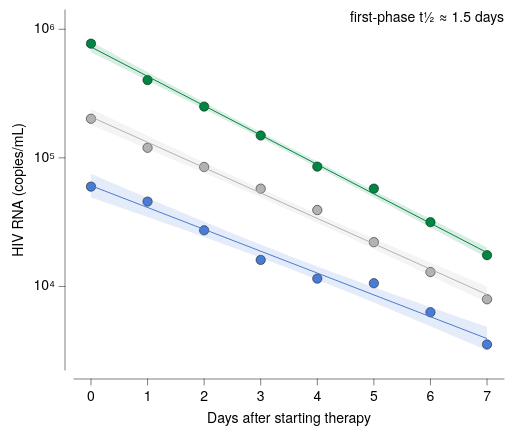

Write the Vega-Lite specification saved for this chart.
### Vega-Lite specification from a JSON file in a GitHub repository (floating-point values rounded to 4 significant figures)
{"background": null, "config": {"arc": {"fill": "#DBDBDB", "fillOpacity": 1.0, "innerRadius": 45.0, "padAngle": 0.03, "stroke": "black", "strokeOpacity": 1, "strokeWidth": 0.25}, "area": {"fill": "#DBDBDB", "fillOpacity": 1.0, "stroke": "black", "strokeOpacity": 1, "strokeWidth": 0.25}, "axis": {"domain": true, "domainCap": "round", "domainColor": "black", "domainWidth": 0.25, "grid": false, "gridCap": "round", "gridColor": "#F1F1F1", "gridDash": [0, 0], "gridOpacity": 1.0, "gridWidth": 0.25, "labelColor": "black", "labelFont": "Helvetica Neue, HelveticaNeue, Helvetica, Arial, sans-serif", "labelFontSize": 7, "labelFontStyle": "normal", "labelFontWeight": 400, "offset": 4.5, "ticks": true, "tickCap": "round", "tickColor": "black", "tickRound": false, "tickSize": 3, "tickWidth": 0.25, "titleColor": "black", "titleFont": "Helvetica Neue, HelveticaNeue, Helvetica, Arial, sans-serif", "titleFontSize": 7, "titleFontStyle": "normal", "titleFontWeight": 400}, "axisX": {"domain": true, "labelAlign": "center", "labelAngle": 0, "labels": true, "ticks": true, "translate": 0}, "axisY": {"domain": true, "labelAlign": "right", "labelAngle": 0, "labels": true, "ticks": true, "translate": 0}, "axisRight": {"domain": true, "labelAlign": "left", "labelAngle": 0, "labels": true, "ticks": true, "translate": 0}, "axisTop": {"domain": true, "labelAlign": "center", "labelAngle": 0, "labels": true, "ticks": true, "translate": 0}, "axisBand": {"tickOffset": 0}, "bar": {"fill": "#DBDBDB", "fillOpacity": 1.0, "stroke": "black", "strokeOpacity": 1, "strokeWidth": 0.25}, "boxplot": {"size": 16.2, "ticks": {"cornerRadius": 0.25, "fill": "black", "opacity": 1, "size": 8.1, "thickness": 0.25}, "box": {"fillOpacity": 1.0, "stroke": "black", "strokeOpacity": 1, "strokeWidth": 0.25}, "median": {"cornerRadius": 0, "fill": "black", "fillOpacity": 1.0, "opacity": 1, "size": 16.2, "thickness": 0.25}, "rule": {"fill": "black", "fillOpacity": 1.0, "size": 18.0, "stroke": "black", "strokeDash": [0, 0], "strokeOpacity": 1, "strokeWidth": 0.25}, "outliers": {"color": "black", "fill": "black", "fillOpacity": 1.0, "size": 0, "stroke": "black", "strokeOpacity": 1, "strokeWidth": 0.25}}, "circle": {"fill": "black", "fillOpacity": 1.0, "size": 2.25, "stroke": null, "strokeOpacity": 1, "strokeWidth": 0.25}, "errorband": {"band": {"fillOpacity": 0.6, "stroke": null, "strokeWidth": 0.25, "strokeOpacity": 1}, "borders": {"opacity": 0, "strokeOpacity": 0.25, "strokeWidth": 1}}, "errorbar": {"opacity": 1, "rule": {"strokeDash": [0, 0], "strokeWidth": 0.25}, "ticks": {"color": "black", "cornerRadius": 0.125, "opacity": 1, "size": 10.8, "thickness": 0.25}, "thickness": 0.25}, "font": "Helvetica Neue, HelveticaNeue, Helvetica, Arial, sans-serif", "geoshape": {"fill": "#DBDBDB", "fillOpacity": 1.0, "stroke": "black", "strokeOpacity": 1, "strokeWidth": 0.25}, "header": {"labelColor": "black", "labelFont": "Helvetica Neue, HelveticaNeue, Helvetica, Arial, sans-serif", "labelFontSize": 7, "labelFontStyle": "normal", "labelFontWeight": 400, "titleColor": "black", "titleFont": "Helvetica Neue, HelveticaNeue, Helvetica, Arial, sans-serif", "titleFontSize": 7, "titleFontStyle": "normal", "titleFontWeight": 400, "titlePadding": 0}, "legend": {"disable": false, "offset": 4.5, "titlePadding": 4, "labelOffset": 2, "gradientLabelOffset": 2, "gradientLength": 90.0, "gradientThickness": 9.0, "gradientOpacity": 1.0, "gradientStrokeColor": "black", "gradientStrokeWidth": 0.25, "labelColor": "black", "labelFont": "Helvetica Neue, HelveticaNeue, Helvetica, Arial, sans-serif", "labelFontSize": 7, "labelFontStyle": "normal", "labelFontWeight": 400, "strokeColor": "black", "strokeWidth": 0, "symbolSize": 42, "symbolStrokeColor": "black", "symbolStrokeWidth": 0.25, "titleColor": "black", "titleFont": "Helvetica Neue, HelveticaNeue, Helvetica, Arial, sans-serif", "titleFontSize": 7, "titleFontStyle": "normal", "titleFontWeight": 400}, "line": {"color": "black", "stroke": "black", "strokeCap": "butt", "strokeDash": [0, 0], "strokeOpacity": 1, "strokeWidth": 0.5}, "point": {"filled": true, "fill": "#DBDBDB", "fillOpacity": 1.0, "size": 9.0, "stroke": "black", "strokeOpacity": 1, "strokeWidth": 0.25}, "range": {"category": ["#B2B2B2", "#4A7CD3", "#008542", "#664CAF", "#509F98", "#636363", "#284F93", "#005226", "#382864", "#285753"], "diverging": {"scheme": ["#443E60", "#5F597E", "#7C759B", "#9994B6", "#B7B4CC", "#D6D5DC", "#F6F6F6", "#D1DAD9", "#A4C2BF", "#7AA9A4", "#578E89", "#37736E", "#1B5954"]}, "heatmap": {"scheme": ["#440154", "#472270", "#433E82", "#38598C", "#2C728E", "#238A8D", "#24A086", "#39B578", "#5DC862", "#96D646", "#CAE02D", "#FDE724"]}, "ordinal": {"scheme": ["#F1F1F1", "#DBDBDB", "#C6C6C6", "#B2B2B2", "#9D9D9D", "#898989", "#767676", "#636363", "#515151", "#404040", "#2F2F2F", "#1F1F1F"]}, "ramp": {"scheme": ["#440154", "#472270", "#433E82", "#38598C", "#2C728E", "#238A8D", "#24A086", "#39B578", "#5DC862", "#96D646", "#CAE02D", "#FDE724"]}}, "rule": {"color": "black", "stroke": "black", "strokeCap": "round", "strokeDash": [2, 2], "strokeOpacity": 1, "strokeWidth": 0.25}, "scale": {"barBandPaddingInner": 0.1, "rectBandPaddingInner": 0, "tickBandPaddingInner": 0.1, "bandPaddingOuter": 0.1, "bandWithNestedOffsetPaddingInner": 0.2, "bandWithNestedOffsetPaddingOuter": 0.2, "offsetBandPaddingInner": 0, "offsetBandPaddingOuter": 0, "round": false}, "rect": {"fill": "#DBDBDB", "fillOpacity": 1.0, "stroke": "black", "strokeOpacity": 1, "strokeWidth": 0.25}, "square": {"fill": "#DBDBDB", "fillOpacity": 1.0, "size": 18.0, "stroke": "black", "strokeOpacity": 1, "strokeWidth": 0.25}, "text": {"color": "black", "font": "Helvetica Neue, HelveticaNeue, Helvetica, Arial, sans-serif", "fontSize": 7, "fontStyle": "normal", "fontWeight": 400}, "tick": {"color": "black", "cornerRadius": 0.125, "opacity": 1.0, "size": 16.2, "thickness": 0.25}, "title": {"anchor": "middle", "frame": "group", "color": "black", "font": "Helvetica Neue, HelveticaNeue, Helvetica, Arial, sans-serif", "fontSize": 7, "fontStyle": "normal", "fontWeight": 400, "subtitleColor": "black", "subtitleFont": "Helvetica Neue, HelveticaNeue, Helvetica, Arial, sans-serif", "subtitleFontSize": "Helvetica Neue, HelveticaNeue, Helvetica, Arial, sans-serif", "subtitleFontStyle": "normal", "subtitleFontWeight": 400}, "trail": {"color": "black", "opacity": 1, "size": 0.5}, "view": {"continuousWidth": 215, "continuousHeight": 180, "discreteWidth": 215, "discreteHeight": 180, "fill": null, "stroke": null, "strokeWidth": 0.25}}, "layer": [{"data": {"name": "data-87082866d6f1b046f55e37424bfe66d4"}, "mark": {"type": "point", "filled": true, "size": 22}, "encoding": {"color": {"field": "patient", "title": null, "type": "nominal"}, "x": {"field": "day", "scale": {"domain": [-0.3, 7.3], "nice": false}, "title": "Days after starting therapy", "type": "quantitative"}, "y": {"axis": {"labelExpr": "'10' + ['⁰','¹','²','³','⁴','⁵','⁶','⁷','⁸','⁹'][round(datum.value)]", "title": "HIV RNA (copies/mL)", "values": [4, 5, 6]}, "field": "log_vl", "scale": {"domain": [3.35, 6.15], "nice": false}, "type": "quantitative"}}}, {"layer": [{"data": {"name": "data-40f9839d0f7272878175bd5ca40f3bca"}, "mark": {"type": "area", "fillOpacity": 0.15, "stroke": null, "strokeWidth": 0}, "encoding": {"color": {"field": "patient", "legend": null, "type": "nominal"}, "x": {"field": "day", "type": "quantitative"}, "y": {"field": "log_vl", "type": "quantitative"}, "y2": {"field": "__ci_hi"}}, "name": "__dysonsphere_8c00b4a419e6b3a1_57"}, {"data": {"name": "data-6902644388025dc489fbc14b0cec7e0a"}, "mark": {"type": "line"}, "encoding": {"color": {"field": "patient", "legend": null, "type": "nominal"}, "x": {"field": "day", "type": "quantitative"}, "y": {"field": "log_vl", "type": "quantitative"}}}, {"data": {"name": "data-39a879d12e2f87238ceb06f9b2695a57"}, "mark": {"type": "area", "fillOpacity": 0.15, "stroke": null, "strokeWidth": 0}, "encoding": {"color": {"field": "patient", "legend": null, "type": "nominal"}, "x": {"field": "day", "type": "quantitative"}, "y": {"field": "log_vl", "type": "quantitative"}, "y2": {"field": "__ci_hi"}}, "name": "__dysonsphere_49423ea049a6d4ac_58"}, {"data": {"name": "data-64a614270c06d12e313e02effcd69ffb"}, "mark": {"type": "line"}, "encoding": {"color": {"field": "patient", "legend": null, "type": "nominal"}, "x": {"field": "day", "type": "quantitative"}, "y": {"field": "log_vl", "type": "quantitative"}}}, {"data": {"name": "data-7095b5f6bdcb78408bdec3aeca9f2d0a"}, "mark": {"type": "area", "fillOpacity": 0.15, "stroke": null, "strokeWidth": 0}, "encoding": {"color": {"field": "patient", "legend": null, "type": "nominal"}, "x": {"field": "day", "type": "quantitative"}, "y": {"field": "log_vl", "type": "quantitative"}, "y2": {"field": "__ci_hi"}}, "name": "__dysonsphere_d12efead727a064e_59"}, {"data": {"name": "data-464a61ed029cc4b9aabb812220408f1d"}, "mark": {"type": "line"}, "encoding": {"color": {"field": "patient", "legend": null, "type": "nominal"}, "x": {"field": "day", "type": "quantitative"}, "y": {"field": "log_vl", "type": "quantitative"}}}]}, {"data": {"values": [{"__dysonsphere__": 1}]}, "mark": {"type": "text", "align": "right", "angle": 0, "baseline": "top", "dx": 0, "dy": 0, "opacity": 1.0}, "encoding": {"text": {"value": "first-phase t½ ≈ 1.5 days"}, "x": {"value": 215}, "y": {"value": 0}}}], "$schema": "https://vega.github.io/schema/vega-lite/v6.4.1.json", "datasets": {"data-87082866d6f1b046f55e37424bfe66d4": [{"patient": "Patient 1", "day": 0.0, "vl": 201400.0, "log_vl": 5.304}, {"patient": "Patient 1", "day": 1.0, "vl": 119800.0, "log_vl": 5.078}, {"patient": "Patient 1", "day": 2.0, "vl": 84950.0, "log_vl": 4.929}, {"patient": "Patient 1", "day": 3.0, "vl": 57600.0, "log_vl": 4.76}, {"patient": "Patient 1", "day": 4.0, "vl": 39260.0, "log_vl": 4.594}, {"patient": "Patient 1", "day": 5.0, "vl": 22090.0, "log_vl": 4.344}, {"patient": "Patient 1", "day": 6.0, "vl": 12940.0, "log_vl": 4.112}, {"patient": "Patient 1", "day": 7.0, "vl": 7946.0, "log_vl": 3.9}, {"patient": "Patient 2", "day": 0.0, "vl": 59720.0, "log_vl": 4.776}, {"patient": "Patient 2", "day": 1.0, "vl": 45710.0, "log_vl": 4.66}, {"patient": "Patient 2", "day": 2.0, "vl": 27320.0, "log_vl": 4.437}, {"patient": "Patient 2", "day": 3.0, "vl": 16070.0, "log_vl": 4.206}, {"patient": "Patient 2", "day": 4.0, "vl": 11500.0, "log_vl": 4.061}, {"patient": "Patient 2", "day": 5.0, "vl": 10580.0, "log_vl": 4.025}, {"patient": "Patient 2", "day": 6.0, "vl": 6301.0, "log_vl": 3.799}, {"patient": "Patient 2", "day": 7.0, "vl": 3536.0, "log_vl": 3.549}, {"patient": "Patient 3", "day": 0.0, "vl": 772900.0, "log_vl": 5.888}, {"patient": "Patient 3", "day": 1.0, "vl": 402700.0, "log_vl": 5.605}, {"patient": "Patient 3", "day": 2.0, "vl": 250600.0, "log_vl": 5.399}, {"patient": "Patient 3", "day": 3.0, "vl": 149300.0, "log_vl": 5.174}, {"patient": "Patient 3", "day": 4.0, "vl": 85460.0, "log_vl": 4.932}, {"patient": "Patient 3", "day": 5.0, "vl": 57640.0, "log_vl": 4.761}, {"patient": "Patient 3", "day": 6.0, "vl": 31600.0, "log_vl": 4.5}, {"patient": "Patient 3", "day": 7.0, "vl": 17500.0, "log_vl": 4.243}], "data-40f9839d0f7272878175bd5ca40f3bca": [{"day": 0.0, "log_vl": 5.256, "__ci_hi": 5.381, "patient": "Patient 1", "__dysonsphere__": 1}, {"day": 0.1111, "log_vl": 5.236, "__ci_hi": 5.358, "patient": "Patient 1", "__dysonsphere__": 1}, {"day": 0.2222, "log_vl": 5.215, "__ci_hi": 5.335, "patient": "Patient 1", "__dysonsphere__": 1}, {"day": 0.3333, "log_vl": 5.194, "__ci_hi": 5.311, "patient": "Patient 1", "__dysonsphere__": 1}, {"day": 0.4444, "log_vl": 5.174, "__ci_hi": 5.288, "patient": "Patient 1", "__dysonsphere__": 1}, {"day": 0.5556, "log_vl": 5.153, "__ci_hi": 5.265, "patient": "Patient 1", "__dysonsphere__": 1}, {"day": 0.6667, "log_vl": 5.133, "__ci_hi": 5.242, "patient": "Patient 1", "__dysonsphere__": 1}, {"day": 0.7778, "log_vl": 5.112, "__ci_hi": 5.218, "patient": "Patient 1", "__dysonsphere__": 1}, {"day": 0.8889, "log_vl": 5.091, "__ci_hi": 5.195, "patient": "Patient 1", "__dysonsphere__": 1}, {"day": 1.0, "log_vl": 5.071, "__ci_hi": 5.172, "patient": "Patient 1", "__dysonsphere__": 1}, {"day": 1.111, "log_vl": 5.05, "__ci_hi": 5.149, "patient": "Patient 1", "__dysonsphere__": 1}, {"day": 1.222, "log_vl": 5.029, "__ci_hi": 5.126, "patient": "Patient 1", "__dysonsphere__": 1}, {"day": 1.333, "log_vl": 5.008, "__ci_hi": 5.103, "patient": "Patient 1", "__dysonsphere__": 1}, {"day": 1.444, "log_vl": 4.987, "__ci_hi": 5.08, "patient": "Patient 1", "__dysonsphere__": 1}, {"day": 1.556, "log_vl": 4.967, "__ci_hi": 5.057, "patient": "Patient 1", "__dysonsphere__": 1}, {"day": 1.667, "log_vl": 4.946, "__ci_hi": 5.034, "patient": "Patient 1", "__dysonsphere__": 1}, {"day": 1.778, "log_vl": 4.925, "__ci_hi": 5.011, "patient": "Patient 1", "__dysonsphere__": 1}, {"day": 1.889, "log_vl": 4.904, "__ci_hi": 4.988, "patient": "Patient 1", "__dysonsphere__": 1}, {"day": 2.0, "log_vl": 4.883, "__ci_hi": 4.965, "patient": "Patient 1", "__dysonsphere__": 1}, {"day": 2.111, "log_vl": 4.862, "__ci_hi": 4.942, "patient": "Patient 1", "__dysonsphere__": 1}, {"day": 2.222, "log_vl": 4.841, "__ci_hi": 4.919, "patient": "Patient 1", "__dysonsphere__": 1}, {"day": 2.333, "log_vl": 4.82, "__ci_hi": 4.897, "patient": "Patient 1", "__dysonsphere__": 1}, {"day": 2.444, "log_vl": 4.798, "__ci_hi": 4.874, "patient": "Patient 1", "__dysonsphere__": 1}, {"day": 2.556, "log_vl": 4.777, "__ci_hi": 4.851, "patient": "Patient 1", "__dysonsphere__": 1}, {"day": 2.667, "log_vl": 4.756, "__ci_hi": 4.829, "patient": "Patient 1", "__dysonsphere__": 1}, {"day": 2.778, "log_vl": 4.734, "__ci_hi": 4.806, "patient": "Patient 1", "__dysonsphere__": 1}, {"day": 2.889, "log_vl": 4.713, "__ci_hi": 4.784, "patient": "Patient 1", "__dysonsphere__": 1}, {"day": 3.0, "log_vl": 4.691, "__ci_hi": 4.762, "patient": "Patient 1", "__dysonsphere__": 1}, {"day": 3.111, "log_vl": 4.67, "__ci_hi": 4.739, "patient": "Patient 1", "__dysonsphere__": 1}, {"day": 3.222, "log_vl": 4.648, "__ci_hi": 4.717, "patient": "Patient 1", "__dysonsphere__": 1}, {"day": 3.333, "log_vl": 4.626, "__ci_hi": 4.695, "patient": "Patient 1", "__dysonsphere__": 1}, {"day": 3.444, "log_vl": 4.604, "__ci_hi": 4.673, "patient": "Patient 1", "__dysonsphere__": 1}, {"day": 3.556, "log_vl": 4.583, "__ci_hi": 4.651, "patient": "Patient 1", "__dysonsphere__": 1}, {"day": 3.667, "log_vl": 4.56, "__ci_hi": 4.629, "patient": "Patient 1", "__dysonsphere__": 1}, {"day": 3.778, "log_vl": 4.538, "__ci_hi": 4.608, "patient": "Patient 1", "__dysonsphere__": 1}, {"day": 3.889, "log_vl": 4.516, "__ci_hi": 4.586, "patient": "Patient 1", "__dysonsphere__": 1}, {"day": 4.0, "log_vl": 4.494, "__ci_hi": 4.564, "patient": "Patient 1", "__dysonsphere__": 1}, {"day": 4.111, "log_vl": 4.472, "__ci_hi": 4.543, "patient": "Patient 1", "__dysonsphere__": 1}, {"day": 4.222, "log_vl": 4.449, "__ci_hi": 4.521, "patient": "Patient 1", "__dysonsphere__": 1}, {"day": 4.333, "log_vl": 4.427, "__ci_hi": 4.5, "patient": "Patient 1", "__dysonsphere__": 1}, {"day": 4.444, "log_vl": 4.404, "__ci_hi": 4.478, "patient": "Patient 1", "__dysonsphere__": 1}, {"day": 4.556, "log_vl": 4.382, "__ci_hi": 4.457, "patient": "Patient 1", "__dysonsphere__": 1}, {"day": 4.667, "log_vl": 4.359, "__ci_hi": 4.436, "patient": "Patient 1", "__dysonsphere__": 1}, {"day": 4.778, "log_vl": 4.336, "__ci_hi": 4.415, "patient": "Patient 1", "__dysonsphere__": 1}, {"day": 4.889, "log_vl": 4.313, "__ci_hi": 4.394, "patient": "Patient 1", "__dysonsphere__": 1}, {"day": 5.0, "log_vl": 4.291, "__ci_hi": 4.373, "patient": "Patient 1", "__dysonsphere__": 1}, {"day": 5.111, "log_vl": 4.268, "__ci_hi": 4.352, "patient": "Patient 1", "__dysonsphere__": 1}, {"day": 5.222, "log_vl": 4.245, "__ci_hi": 4.331, "patient": "Patient 1", "__dysonsphere__": 1}, {"day": 5.333, "log_vl": 4.222, "__ci_hi": 4.31, "patient": "Patient 1", "__dysonsphere__": 1}, {"day": 5.444, "log_vl": 4.199, "__ci_hi": 4.289, "patient": "Patient 1", "__dysonsphere__": 1}, {"day": 5.556, "log_vl": 4.176, "__ci_hi": 4.268, "patient": "Patient 1", "__dysonsphere__": 1}, {"day": 5.667, "log_vl": 4.153, "__ci_hi": 4.247, "patient": "Patient 1", "__dysonsphere__": 1}, {"day": 5.778, "log_vl": 4.13, "__ci_hi": 4.227, "patient": "Patient 1", "__dysonsphere__": 1}, {"day": 5.889, "log_vl": 4.107, "__ci_hi": 4.206, "patient": "Patient 1", "__dysonsphere__": 1}, {"day": 6.0, "log_vl": 4.083, "__ci_hi": 4.185, "patient": "Patient 1", "__dysonsphere__": 1}, {"day": 6.111, "log_vl": 4.06, "__ci_hi": 4.164, "patient": "Patient 1", "__dysonsphere__": 1}, {"day": 6.222, "log_vl": 4.037, "__ci_hi": 4.144, "patient": "Patient 1", "__dysonsphere__": 1}, {"day": 6.333, "log_vl": 4.014, "__ci_hi": 4.123, "patient": "Patient 1", "__dysonsphere__": 1}, {"day": 6.444, "log_vl": 3.991, "__ci_hi": 4.102, "patient": "Patient 1", "__dysonsphere__": 1}, {"day": 6.556, "log_vl": 3.967, "__ci_hi": 4.082, "patient": "Patient 1", "__dysonsphere__": 1}, {"day": 6.667, "log_vl": 3.944, "__ci_hi": 4.061, "patient": "Patient 1", "__dysonsphere__": 1}, {"day": 6.778, "log_vl": 3.921, "__ci_hi": 4.041, "patient": "Patient 1", "__dysonsphere__": 1}, {"day": 6.889, "log_vl": 3.898, "__ci_hi": 4.02, "patient": "Patient 1", "__dysonsphere__": 1}, {"day": 7.0, "log_vl": 3.874, "__ci_hi": 4.0, "patient": "Patient 1", "__dysonsphere__": 1}], "data-6902644388025dc489fbc14b0cec7e0a": [{"day": 0.0, "log_vl": 5.319, "patient": "Patient 1", "__dysonsphere__": 1}, {"day": 7.0, "log_vl": 3.937, "patient": "Patient 1", "__dysonsphere__": 1}], "data-39a879d12e2f87238ceb06f9b2695a57": [{"day": 0.0, "log_vl": 4.692, "__ci_hi": 4.876, "patient": "Patient 2", "__dysonsphere__": 1}, {"day": 0.1111, "log_vl": 4.675, "__ci_hi": 4.855, "patient": "Patient 2", "__dysonsphere__": 1}, {"day": 0.2222, "log_vl": 4.658, "__ci_hi": 4.834, "patient": "Patient 2", "__dysonsphere__": 1}, {"day": 0.3333, "log_vl": 4.642, "__ci_hi": 4.813, "patient": "Patient 2", "__dysonsphere__": 1}, {"day": 0.4444, "log_vl": 4.625, "__ci_hi": 4.792, "patient": "Patient 2", "__dysonsphere__": 1}, {"day": 0.5556, "log_vl": 4.608, "__ci_hi": 4.771, "patient": "Patient 2", "__dysonsphere__": 1}, {"day": 0.6667, "log_vl": 4.591, "__ci_hi": 4.75, "patient": "Patient 2", "__dysonsphere__": 1}, {"day": 0.7778, "log_vl": 4.574, "__ci_hi": 4.73, "patient": "Patient 2", "__dysonsphere__": 1}, {"day": 0.8889, "log_vl": 4.557, "__ci_hi": 4.709, "patient": "Patient 2", "__dysonsphere__": 1}, {"day": 1.0, "log_vl": 4.54, "__ci_hi": 4.688, "patient": "Patient 2", "__dysonsphere__": 1}, {"day": 1.111, "log_vl": 4.522, "__ci_hi": 4.668, "patient": "Patient 2", "__dysonsphere__": 1}, {"day": 1.222, "log_vl": 4.505, "__ci_hi": 4.647, "patient": "Patient 2", "__dysonsphere__": 1}, {"day": 1.333, "log_vl": 4.488, "__ci_hi": 4.626, "patient": "Patient 2", "__dysonsphere__": 1}, {"day": 1.444, "log_vl": 4.471, "__ci_hi": 4.606, "patient": "Patient 2", "__dysonsphere__": 1}, {"day": 1.556, "log_vl": 4.454, "__ci_hi": 4.585, "patient": "Patient 2", "__dysonsphere__": 1}, {"day": 1.667, "log_vl": 4.436, "__ci_hi": 4.565, "patient": "Patient 2", "__dysonsphere__": 1}, {"day": 1.778, "log_vl": 4.419, "__ci_hi": 4.545, "patient": "Patient 2", "__dysonsphere__": 1}, {"day": 1.889, "log_vl": 4.401, "__ci_hi": 4.524, "patient": "Patient 2", "__dysonsphere__": 1}, {"day": 2.0, "log_vl": 4.384, "__ci_hi": 4.504, "patient": "Patient 2", "__dysonsphere__": 1}, {"day": 2.111, "log_vl": 4.366, "__ci_hi": 4.484, "patient": "Patient 2", "__dysonsphere__": 1}, {"day": 2.222, "log_vl": 4.349, "__ci_hi": 4.464, "patient": "Patient 2", "__dysonsphere__": 1}, {"day": 2.333, "log_vl": 4.331, "__ci_hi": 4.444, "patient": "Patient 2", "__dysonsphere__": 1}, {"day": 2.444, "log_vl": 4.313, "__ci_hi": 4.424, "patient": "Patient 2", "__dysonsphere__": 1}, {"day": 2.556, "log_vl": 4.295, "__ci_hi": 4.404, "patient": "Patient 2", "__dysonsphere__": 1}, {"day": 2.667, "log_vl": 4.277, "__ci_hi": 4.384, "patient": "Patient 2", "__dysonsphere__": 1}, {"day": 2.778, "log_vl": 4.259, "__ci_hi": 4.364, "patient": "Patient 2", "__dysonsphere__": 1}, {"day": 2.889, "log_vl": 4.241, "__ci_hi": 4.345, "patient": "Patient 2", "__dysonsphere__": 1}, {"day": 3.0, "log_vl": 4.223, "__ci_hi": 4.325, "patient": "Patient 2", "__dysonsphere__": 1}, {"day": 3.111, "log_vl": 4.204, "__ci_hi": 4.306, "patient": "Patient 2", "__dysonsphere__": 1}, {"day": 3.222, "log_vl": 4.186, "__ci_hi": 4.287, "patient": "Patient 2", "__dysonsphere__": 1}, {"day": 3.333, "log_vl": 4.167, "__ci_hi": 4.268, "patient": "Patient 2", "__dysonsphere__": 1}, {"day": 3.444, "log_vl": 4.148, "__ci_hi": 4.249, "patient": "Patient 2", "__dysonsphere__": 1}, {"day": 3.556, "log_vl": 4.129, "__ci_hi": 4.23, "patient": "Patient 2", "__dysonsphere__": 1}, {"day": 3.667, "log_vl": 4.11, "__ci_hi": 4.211, "patient": "Patient 2", "__dysonsphere__": 1}, {"day": 3.778, "log_vl": 4.091, "__ci_hi": 4.192, "patient": "Patient 2", "__dysonsphere__": 1}, {"day": 3.889, "log_vl": 4.072, "__ci_hi": 4.174, "patient": "Patient 2", "__dysonsphere__": 1}, {"day": 4.0, "log_vl": 4.053, "__ci_hi": 4.155, "patient": "Patient 2", "__dysonsphere__": 1}, {"day": 4.111, "log_vl": 4.033, "__ci_hi": 4.137, "patient": "Patient 2", "__dysonsphere__": 1}, {"day": 4.222, "log_vl": 4.014, "__ci_hi": 4.119, "patient": "Patient 2", "__dysonsphere__": 1}, {"day": 4.333, "log_vl": 3.994, "__ci_hi": 4.101, "patient": "Patient 2", "__dysonsphere__": 1}, {"day": 4.444, "log_vl": 3.974, "__ci_hi": 4.083, "patient": "Patient 2", "__dysonsphere__": 1}, {"day": 4.556, "log_vl": 3.954, "__ci_hi": 4.065, "patient": "Patient 2", "__dysonsphere__": 1}, {"day": 4.667, "log_vl": 3.934, "__ci_hi": 4.047, "patient": "Patient 2", "__dysonsphere__": 1}, {"day": 4.778, "log_vl": 3.914, "__ci_hi": 4.029, "patient": "Patient 2", "__dysonsphere__": 1}, {"day": 4.889, "log_vl": 3.894, "__ci_hi": 4.012, "patient": "Patient 2", "__dysonsphere__": 1}, {"day": 5.0, "log_vl": 3.874, "__ci_hi": 3.994, "patient": "Patient 2", "__dysonsphere__": 1}, {"day": 5.111, "log_vl": 3.854, "__ci_hi": 3.977, "patient": "Patient 2", "__dysonsphere__": 1}, {"day": 5.222, "log_vl": 3.833, "__ci_hi": 3.959, "patient": "Patient 2", "__dysonsphere__": 1}, {"day": 5.333, "log_vl": 3.813, "__ci_hi": 3.942, "patient": "Patient 2", "__dysonsphere__": 1}, {"day": 5.444, "log_vl": 3.793, "__ci_hi": 3.924, "patient": "Patient 2", "__dysonsphere__": 1}, {"day": 5.556, "log_vl": 3.772, "__ci_hi": 3.907, "patient": "Patient 2", "__dysonsphere__": 1}, {"day": 5.667, "log_vl": 3.752, "__ci_hi": 3.89, "patient": "Patient 2", "__dysonsphere__": 1}, {"day": 5.778, "log_vl": 3.731, "__ci_hi": 3.873, "patient": "Patient 2", "__dysonsphere__": 1}, {"day": 5.889, "log_vl": 3.71, "__ci_hi": 3.856, "patient": "Patient 2", "__dysonsphere__": 1}, {"day": 6.0, "log_vl": 3.69, "__ci_hi": 3.838, "patient": "Patient 2", "__dysonsphere__": 1}, {"day": 6.111, "log_vl": 3.669, "__ci_hi": 3.821, "patient": "Patient 2", "__dysonsphere__": 1}, {"day": 6.222, "log_vl": 3.648, "__ci_hi": 3.804, "patient": "Patient 2", "__dysonsphere__": 1}, {"day": 6.333, "log_vl": 3.628, "__ci_hi": 3.787, "patient": "Patient 2", "__dysonsphere__": 1}, {"day": 6.444, "log_vl": 3.607, "__ci_hi": 3.77, "patient": "Patient 2", "__dysonsphere__": 1}, {"day": 6.556, "log_vl": 3.586, "__ci_hi": 3.753, "patient": "Patient 2", "__dysonsphere__": 1}, {"day": 6.667, "log_vl": 3.565, "__ci_hi": 3.737, "patient": "Patient 2", "__dysonsphere__": 1}, {"day": 6.778, "log_vl": 3.544, "__ci_hi": 3.72, "patient": "Patient 2", "__dysonsphere__": 1}, {"day": 6.889, "log_vl": 3.523, "__ci_hi": 3.703, "patient": "Patient 2", "__dysonsphere__": 1}, {"day": 7.0, "log_vl": 3.502, "__ci_hi": 3.686, "patient": "Patient 2", "__dysonsphere__": 1}], "data-64a614270c06d12e313e02effcd69ffb": [{"day": 0.0, "log_vl": 4.784, "patient": "Patient 2", "__dysonsphere__": 1}, {"day": 7.0, "log_vl": 3.594, "patient": "Patient 2", "__dysonsphere__": 1}], "data-7095b5f6bdcb78408bdec3aeca9f2d0a": [{"day": 0.0, "log_vl": 5.822, "__ci_hi": 5.903, "patient": "Patient 3", "__dysonsphere__": 1}, {"day": 0.1111, "log_vl": 5.798, "__ci_hi": 5.877, "patient": "Patient 3", "__dysonsphere__": 1}, {"day": 0.2222, "log_vl": 5.773, "__ci_hi": 5.851, "patient": "Patient 3", "__dysonsphere__": 1}, {"day": 0.3333, "log_vl": 5.749, "__ci_hi": 5.824, "patient": "Patient 3", "__dysonsphere__": 1}, {"day": 0.4444, "log_vl": 5.724, "__ci_hi": 5.798, "patient": "Patient 3", "__dysonsphere__": 1}, {"day": 0.5556, "log_vl": 5.699, "__ci_hi": 5.772, "patient": "Patient 3", "__dysonsphere__": 1}, {"day": 0.6667, "log_vl": 5.675, "__ci_hi": 5.746, "patient": "Patient 3", "__dysonsphere__": 1}, {"day": 0.7778, "log_vl": 5.65, "__ci_hi": 5.719, "patient": "Patient 3", "__dysonsphere__": 1}, {"day": 0.8889, "log_vl": 5.626, "__ci_hi": 5.693, "patient": "Patient 3", "__dysonsphere__": 1}, {"day": 1.0, "log_vl": 5.601, "__ci_hi": 5.667, "patient": "Patient 3", "__dysonsphere__": 1}, {"day": 1.111, "log_vl": 5.577, "__ci_hi": 5.641, "patient": "Patient 3", "__dysonsphere__": 1}, {"day": 1.222, "log_vl": 5.552, "__ci_hi": 5.615, "patient": "Patient 3", "__dysonsphere__": 1}, {"day": 1.333, "log_vl": 5.527, "__ci_hi": 5.588, "patient": "Patient 3", "__dysonsphere__": 1}, {"day": 1.444, "log_vl": 5.503, "__ci_hi": 5.562, "patient": "Patient 3", "__dysonsphere__": 1}, {"day": 1.556, "log_vl": 5.478, "__ci_hi": 5.536, "patient": "Patient 3", "__dysonsphere__": 1}, {"day": 1.667, "log_vl": 5.453, "__ci_hi": 5.51, "patient": "Patient 3", "__dysonsphere__": 1}, {"day": 1.778, "log_vl": 5.428, "__ci_hi": 5.484, "patient": "Patient 3", "__dysonsphere__": 1}, {"day": 1.889, "log_vl": 5.404, "__ci_hi": 5.458, "patient": "Patient 3", "__dysonsphere__": 1}, {"day": 2.0, "log_vl": 5.379, "__ci_hi": 5.432, "patient": "Patient 3", "__dysonsphere__": 1}, {"day": 2.111, "log_vl": 5.354, "__ci_hi": 5.406, "patient": "Patient 3", "__dysonsphere__": 1}, {"day": 2.222, "log_vl": 5.329, "__ci_hi": 5.38, "patient": "Patient 3", "__dysonsphere__": 1}, {"day": 2.333, "log_vl": 5.304, "__ci_hi": 5.354, "patient": "Patient 3", "__dysonsphere__": 1}, {"day": 2.444, "log_vl": 5.279, "__ci_hi": 5.328, "patient": "Patient 3", "__dysonsphere__": 1}, {"day": 2.556, "log_vl": 5.254, "__ci_hi": 5.303, "patient": "Patient 3", "__dysonsphere__": 1}, {"day": 2.667, "log_vl": 5.229, "__ci_hi": 5.277, "patient": "Patient 3", "__dysonsphere__": 1}, {"day": 2.778, "log_vl": 5.204, "__ci_hi": 5.251, "patient": "Patient 3", "__dysonsphere__": 1}, {"day": 2.889, "log_vl": 5.179, "__ci_hi": 5.225, "patient": "Patient 3", "__dysonsphere__": 1}, {"day": 3.0, "log_vl": 5.154, "__ci_hi": 5.2, "patient": "Patient 3", "__dysonsphere__": 1}, {"day": 3.111, "log_vl": 5.129, "__ci_hi": 5.174, "patient": "Patient 3", "__dysonsphere__": 1}, {"day": 3.222, "log_vl": 5.104, "__ci_hi": 5.149, "patient": "Patient 3", "__dysonsphere__": 1}, {"day": 3.333, "log_vl": 5.078, "__ci_hi": 5.123, "patient": "Patient 3", "__dysonsphere__": 1}, {"day": 3.444, "log_vl": 5.053, "__ci_hi": 5.098, "patient": "Patient 3", "__dysonsphere__": 1}, {"day": 3.556, "log_vl": 5.028, "__ci_hi": 5.072, "patient": "Patient 3", "__dysonsphere__": 1}, {"day": 3.667, "log_vl": 5.002, "__ci_hi": 5.047, "patient": "Patient 3", "__dysonsphere__": 1}, {"day": 3.778, "log_vl": 4.977, "__ci_hi": 5.022, "patient": "Patient 3", "__dysonsphere__": 1}, {"day": 3.889, "log_vl": 4.951, "__ci_hi": 4.996, "patient": "Patient 3", "__dysonsphere__": 1}, {"day": 4.0, "log_vl": 4.926, "__ci_hi": 4.971, "patient": "Patient 3", "__dysonsphere__": 1}, {"day": 4.111, "log_vl": 4.9, "__ci_hi": 4.946, "patient": "Patient 3", "__dysonsphere__": 1}, {"day": 4.222, "log_vl": 4.874, "__ci_hi": 4.921, "patient": "Patient 3", "__dysonsphere__": 1}, {"day": 4.333, "log_vl": 4.849, "__ci_hi": 4.896, "patient": "Patient 3", "__dysonsphere__": 1}, {"day": 4.444, "log_vl": 4.823, "__ci_hi": 4.871, "patient": "Patient 3", "__dysonsphere__": 1}, {"day": 4.556, "log_vl": 4.797, "__ci_hi": 4.846, "patient": "Patient 3", "__dysonsphere__": 1}, {"day": 4.667, "log_vl": 4.771, "__ci_hi": 4.821, "patient": "Patient 3", "__dysonsphere__": 1}, {"day": 4.778, "log_vl": 4.745, "__ci_hi": 4.796, "patient": "Patient 3", "__dysonsphere__": 1}, {"day": 4.889, "log_vl": 4.719, "__ci_hi": 4.771, "patient": "Patient 3", "__dysonsphere__": 1}, {"day": 5.0, "log_vl": 4.693, "__ci_hi": 4.746, "patient": "Patient 3", "__dysonsphere__": 1}, {"day": 5.111, "log_vl": 4.667, "__ci_hi": 4.722, "patient": "Patient 3", "__dysonsphere__": 1}, {"day": 5.222, "log_vl": 4.641, "__ci_hi": 4.697, "patient": "Patient 3", "__dysonsphere__": 1}, {"day": 5.333, "log_vl": 4.615, "__ci_hi": 4.672, "patient": "Patient 3", "__dysonsphere__": 1}, {"day": 5.444, "log_vl": 4.589, "__ci_hi": 4.647, "patient": "Patient 3", "__dysonsphere__": 1}, {"day": 5.556, "log_vl": 4.563, "__ci_hi": 4.623, "patient": "Patient 3", "__dysonsphere__": 1}, {"day": 5.667, "log_vl": 4.537, "__ci_hi": 4.598, "patient": "Patient 3", "__dysonsphere__": 1}, {"day": 5.778, "log_vl": 4.511, "__ci_hi": 4.573, "patient": "Patient 3", "__dysonsphere__": 1}, {"day": 5.889, "log_vl": 4.485, "__ci_hi": 4.549, "patient": "Patient 3", "__dysonsphere__": 1}, {"day": 6.0, "log_vl": 4.458, "__ci_hi": 4.524, "patient": "Patient 3", "__dysonsphere__": 1}, {"day": 6.111, "log_vl": 4.432, "__ci_hi": 4.5, "patient": "Patient 3", "__dysonsphere__": 1}, {"day": 6.222, "log_vl": 4.406, "__ci_hi": 4.475, "patient": "Patient 3", "__dysonsphere__": 1}, {"day": 6.333, "log_vl": 4.38, "__ci_hi": 4.45, "patient": "Patient 3", "__dysonsphere__": 1}, {"day": 6.444, "log_vl": 4.354, "__ci_hi": 4.426, "patient": "Patient 3", "__dysonsphere__": 1}, {"day": 6.556, "log_vl": 4.327, "__ci_hi": 4.401, "patient": "Patient 3", "__dysonsphere__": 1}, {"day": 6.667, "log_vl": 4.301, "__ci_hi": 4.377, "patient": "Patient 3", "__dysonsphere__": 1}, {"day": 6.778, "log_vl": 4.275, "__ci_hi": 4.352, "patient": "Patient 3", "__dysonsphere__": 1}, {"day": 6.889, "log_vl": 4.248, "__ci_hi": 4.328, "patient": "Patient 3", "__dysonsphere__": 1}, {"day": 7.0, "log_vl": 4.222, "__ci_hi": 4.303, "patient": "Patient 3", "__dysonsphere__": 1}], "data-464a61ed029cc4b9aabb812220408f1d": [{"day": 0.0, "log_vl": 5.863, "patient": "Patient 3", "__dysonsphere__": 1}, {"day": 7.0, "log_vl": 4.263, "patient": "Patient 3", "__dysonsphere__": 1}]}}
